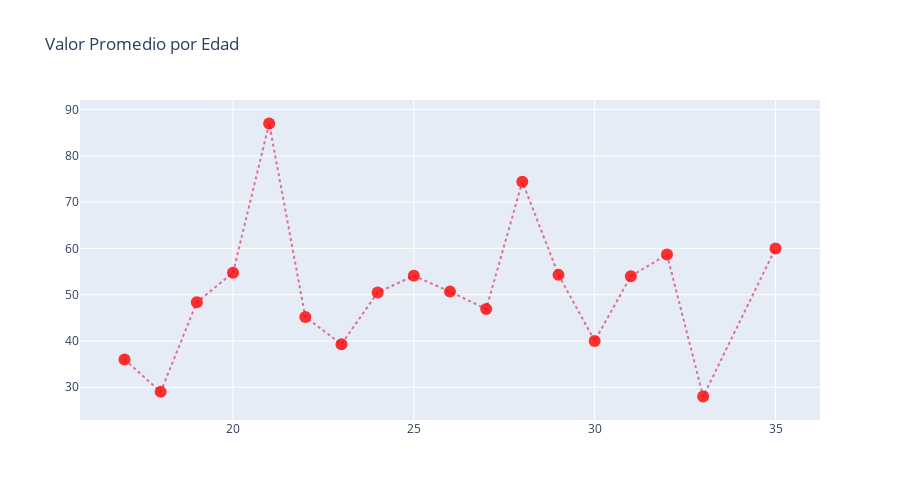

Source (notebook cell):
### Code cell
fig = go.Figure()

fig.add_trace(go.Scatter(
    x=edad_unica,
    y=media_valor,
    mode="lines+markers",
    marker=dict(
    size=12,
    color = 'red',
    colorscale='thermal',
    opacity=.8),
    line = dict(
    color= "palevioletred",
    dash = "dot")
))
fig.update_traces(textposition='top right')

fig.update_layout(
    height=500,
    title_text='Valor Promedio por Edad')

fig

### Figure 1 — Plotly figure (JSON) as saved in the notebook; plotly's stock layout.template omitted (floating-point values rounded to 4 significant figures)
{"data": [{"line": {"color": "palevioletred", "dash": "dot"}, "marker": {"color": "red", "colorscale": [[0, "rgb(3, 35, 51)"], [0.09091, "rgb(13, 48, 100)"], [0.1818, "rgb(53, 50, 155)"], [0.2727, "rgb(93, 62, 153)"], [0.3636, "rgb(126, 77, 143)"], [0.4545, "rgb(158, 89, 135)"], [0.5455, "rgb(193, 100, 121)"], [0.6364, "rgb(225, 113, 97)"], [0.7273, "rgb(246, 139, 69)"], [0.8182, "rgb(251, 173, 60)"], [0.9091, "rgb(246, 211, 70)"], [1, "rgb(231, 250, 90)"]], "opacity": 0.8, "size": 12}, "mode": "lines+markers", "textposition": "top right", "type": "scatter", "x": [17, 18, 19, 20, 21, 22, 23, 24, 25, 26, 27, 28, 29, 30, 31, 32, 33, 35], "y": [36, 29, 48.38, 54.75, 87, 45.19, 39.31, 50.5, 54.07, 50.67, 46.91, 74.42, 54.29, 40, 54, 58.67, 28, 60]}], "layout": {"height": 500, "title": {"text": "Valor Promedio por Edad"}}}
